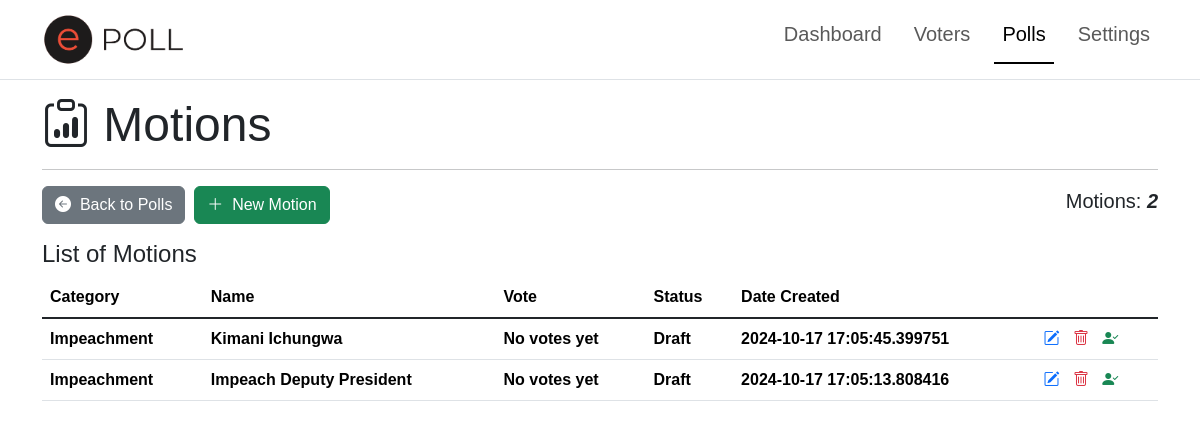
The app's page /poll/motions/, older data.
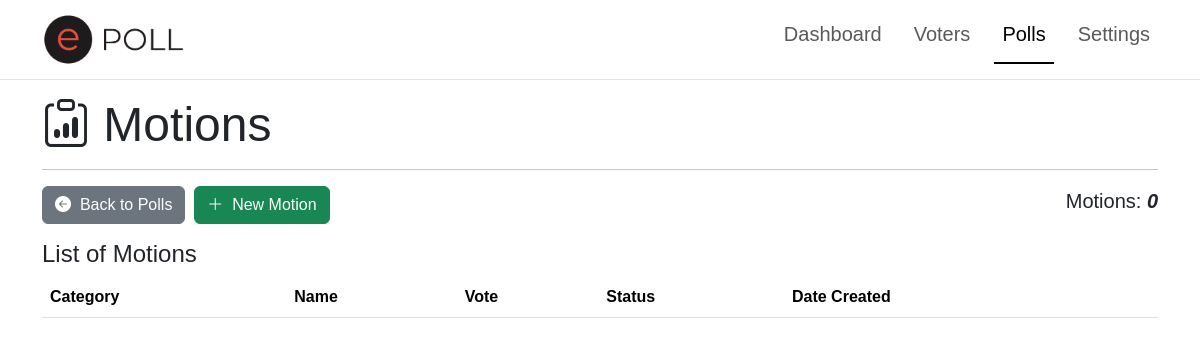
The same page, newer data.
### app/models.py (models this page shows)
class Motion(db.Model):
    __tablename__ = "motion"
    id = db.Column(db.Integer, primary_key=True, autoincrement=True)
    category_id = db.Column(db.Integer, db.ForeignKey('categories.id', name='fk_category_id'), nullable=False)
    name = db.Column(db.String(100), nullable=False)
    text = db.Column(db.String(500), nullable=False)
    final_vote = db.Column(db.Enum(FinalVote), nullable=False, default=FinalVote.NO_VOTES)
    status = db.Column(db.Enum(MotionStatus), nullable=False, default=MotionStatus.DRAFT)
    created_at = db.Column(db.DateTime, nullable=False)
    updated_at = db.Column(db.DateTime(timezone=True), onupdate=db.func.now())
    motionvotes = db.relationship('MotionVote', backref='motion', lazy=True)
    agendas = db.relationship('Agenda', backref='motion', lazy=True)

class Category(db.Model):
    __tablename__="categories"
    id = db.Column(db.Integer, primary_key=True, autoincrement=True)
    name = db.Column(db.String(50), nullable=False)
    created_at = db.Column(db.DateTime, nullable=False)
    updated_at = db.Column(db.DateTime(timezone=True), onupdate=db.func.now())
    motions = db.relationship('Motion', backref='category', lazy=True)

### app/poll.py (the view)
@pbp.route('/motions/')
def motions():
    count_motion = Motion.query.count()
    page = request.args.get('page', 1, type=int)
    page_size = request.args.get('page_size', 20, type=int)  # Get page size from query params or default to 20
    motionlist = Motion.query.order_by(Motion.created_at.desc()).paginate(page=page, per_page=page_size)
    if not motionlist:
        flash('No Motion records added Yet!', 'warning')
    return render_template('admin/poll/motion/list.html', title='Motions', count_motion=count_motion, motionlist=motionlist, POLLS=True)

### app/templates/admin/poll/motion/list.html (shortened to what this page needs)
{% extends "shared/adminlayout.html" %}
{% block content %}
<div class="container">
    <h3 class="display-5"><i class="bi bi-clipboard-data"></i>&nbsp;{{title}}</h3>
    <hr>
    <div class="row align-content-center mb-3">
        <div class="col text-start">
            <a href="{{ url_for('poll.index') }}" class="btn btn-secondary"><i class="bi bi-arrow-left-circle-fill"></i>&nbsp; Back to Polls</a>&nbsp;
            <a href="{{ url_for('poll.new_motion') }}" class="btn btn-success"><i class="bi bi-plus-lg"></i>&nbsp; New Motion</a>
        </div>
        <div class="col text-end align-content-center">
            <h5>Motions:&nbsp;<strong class="fst-italic">{{count_motion}}</strong></h4>
        </div>
    </div>
    <h4>List of {{title}}</h4>
    <div class="table-responsive">
        <table class="table table-hover align-content-center">
            <thead>
                <tr class="align-middle">
                    <th scope="col">Category</th>
                    <th scope="col">Name</th>
                    <th scope="col">Vote</th>
                    <th scope="col">Status</th>
                    <th scope="col">Date Created</th>
                    <th scope="col"></th>
                </tr>
            </thead>
            <tbody class="table-group-divider align-content-center">
                {% for motion in motionlist %}
                    <tr class="clickable-row align-middle" data-href="#">
                        <th scope="row">{{motion.category.name}}</th>
                        <th scope="row">{{motion.name}}</th>
                        <th scope="row">{{motion.final_vote.value}}</th>
                        <th scope="row">{{motion.status.value}}</th>
                        <th scope="row">{{motion.created_at}}</th>
                        <td scope="row">
                            <a href="{{ url_for('poll.edit_motion', id=motion.id) }}"><i class="bi bi-pencil-square text-primary"></i></a> &nbsp;
                            <a href="{{ url_for('poll.delete_motion', id=motion.id) }}"><i class="bi bi-trash text-danger"></i></a> &nbsp;
                            <a href="{{ url_for('poll.newvote', id=motion.id) }}"><i class="bi bi-person-check-fill text-success"></i></a>
                        </td>
                    </tr>
                {% endfor %}
            </tbody>
        </table>
    </div>
</div>
{% endblock %}

### app/templates/shared/adminlayout.html (shortened to what this page needs)
<!doctype html>
<html lang="en">
  <head>
    <link rel="stylesheet" type="text/css" href="{{ url_for('static', filename='styles.css') }}">
    <link rel="stylesheet" href="https://cdn.jsdelivr.net/npm/bootstrap-icons@1.11.3/font/bootstrap-icons.min.css">
    <link href="https://cdn.jsdelivr.net/npm/bootstrap@5.3.3/dist/css/bootstrap.min.css" rel="stylesheet">
  </head>
  <body>
    <header class="sticky-top">
        <nav class="navbar navbar-expand-sm navbar-toggleable-sm navbar-light bg-white border-bottom box-shadow">
            <div class="container align-content-center justify-content-between">
                <a class="navbar-brand">
                    <img src="{{url_for('static', filename='images/logo.png')}}" class="img-fluid" style="max-width: 20%; max-height: 20%;">
                </a>
                <div class="navbar-collapse collapse d-sm-inline-flex align-content-center justify-content-evenly">
                    <ul class="navbar-nav nav-underline flex-grow-1">
                        <li class="nav-item">
                            <a class="nav-link {% if DASHBOARD %}active{% endif %}" href="{{ url_for('admin.dashboard') }}"><h5>Dashboard</h5></a>
                        </li>
                        <li class="nav-item">
                            <a class="nav-link {% if VOTERS %}active{% endif %}" href="{{ url_for('admin.voters') }}"><h5>Voters</h5></a>
                        </li>
                        <li class="nav-item">
                            <a class="nav-link {% if POLLS %}active{% endif %}" href="{{ url_for('poll.index') }}"><h5>Polls</h5></a>
                        </li>
                        <li class="nav-item">
                            <a class="nav-link {% if SETTINGS %}active{% endif %}" href="{{ url_for('settings.index') }}"><h5>Settings</h5></a>
                        </li>
                    </ul>
                </div>
            </div>
        </nav>
    </header>
    <main class="mt-3 mb-3">
        {% block content %}
        {% endblock %}
    </main>
  </body>
</html>

### app/static/styles.css (style rules this page uses)
html { font-size: 14px; position: relative; }
@media (min-width: 768px) { html { font-size: 16px; } }
body { margin-bottom: 60px; scroll-behavior: smooth; font-family: Montserrat, sans-serif !important; }

Row changes from the older to the newer data that the page shows:
removed Motion: category.name "Impeachment", name "Kimani Ichungwa", final_vote.value "No votes yet", status.value "Draft", created_at "2024-10-17 17:05:45.399751"
removed Motion: category.name "Impeachment", name "Impeach Deputy President", final_vote.value "No votes yet", status.value "Draft", created_at "2024-10-17 17:05:13.808416"
Text that changed along with them:
{{ count_motion }}: "2" → "0"
